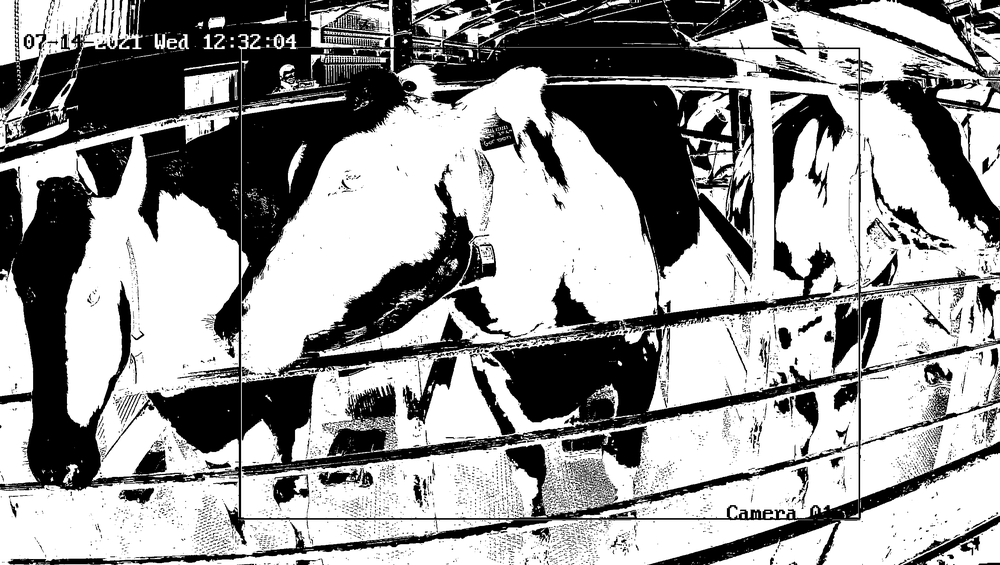
#> input picture data/tesseract/1.png.png, 1000 x 565 px, shrunk from 2688 x 1520 before the run, given in place of 1.png, which was not available
$ jupyter execute --allow-errors tesseract.ipynb
#> lines starting #> are read from the running program, lines starting #| are printed output that depends on the picture; after the words box and inside, x2 and y2 are one past the last pixel; in counts of white or black regions, pixels touching at a corner belong together
[cell 1]
import cv2
from pytesseract import image_to_string, image_to_boxes

[cell 2]
def get_text_(filename):
    # Read image
    img = cv2.imread(filename)
    img_rgb = cv2.cvtColor(img, cv2.COLOR_BGR2RGB)

    # Print bounding boxes & return text
    print(image_to_boxes(img_rgb))
    txt = image_to_string(img_rgb)
    return txt

[cell 3]
def get_text(filename):
    # Read image
#> called with filename = 'data/tesseract/1.png'
    img = cv2.imread(filename)
#> img is the input picture: shape (565, 1000, 3); min 0, max 255, mean 152.6

    # OpenCV
    HSV_img = cv2.cvtColor(img,cv2.COLOR_BGR2HSV)
#> HSV_img: shape (565, 1000, 3); mean H, S, V 0, 0, 152.6
    h,s,v = cv2.split(HSV_img)
#> h: shape (565, 1000); every value is 0
    v = cv2.GaussianBlur(v, (1,1), 0)
    thresh = cv2.threshold(v, 0, 255, cv2.THRESH_BINARY_INV + cv2.THRESH_OTSU)[1]
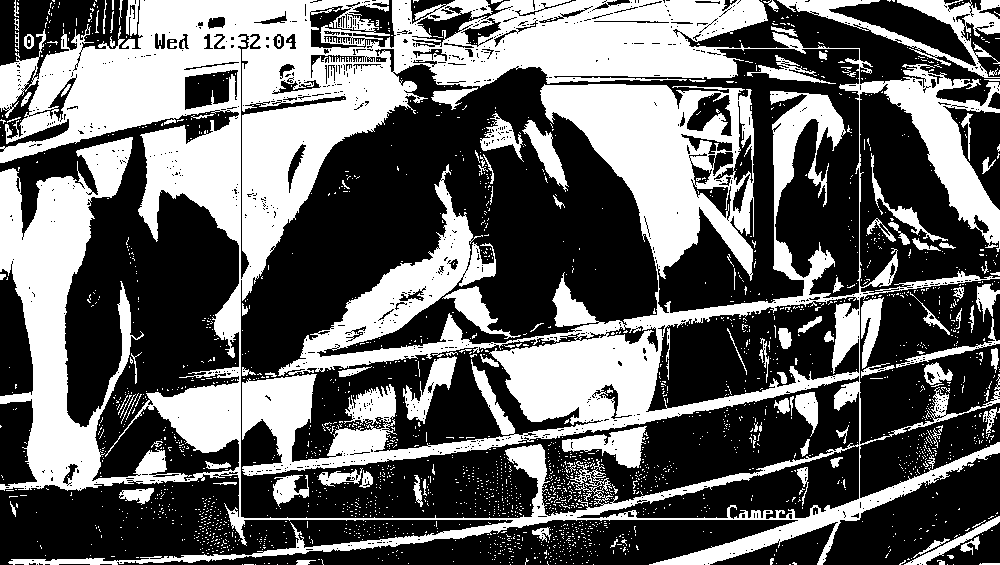
#> thresh: shape (565, 1000); 40% white; 2382 white regions (2258 under 20 px), largest, box (x1, y1, x2, y2) and area: (0, 0, 1000, 565) 195183, (777, 0, 1000, 78) 4192, (562, 426, 648, 468) 1720
    cv2.imwrite('{}.png'.format(filename),thresh)
    kernel = cv2.getStructuringElement(cv2.MORPH_RECT, ksize=(1, 1))
    thresh = cv2.dilate(thresh, kernel)
    cv2.imwrite('{}.png'.format(filename),thresh)

    # Print bounding boxes & return text
    print(image_to_boxes(thresh))
    txt = image_to_string(thresh)
    return txt


$ run again, on data/tesseract/2.png.png
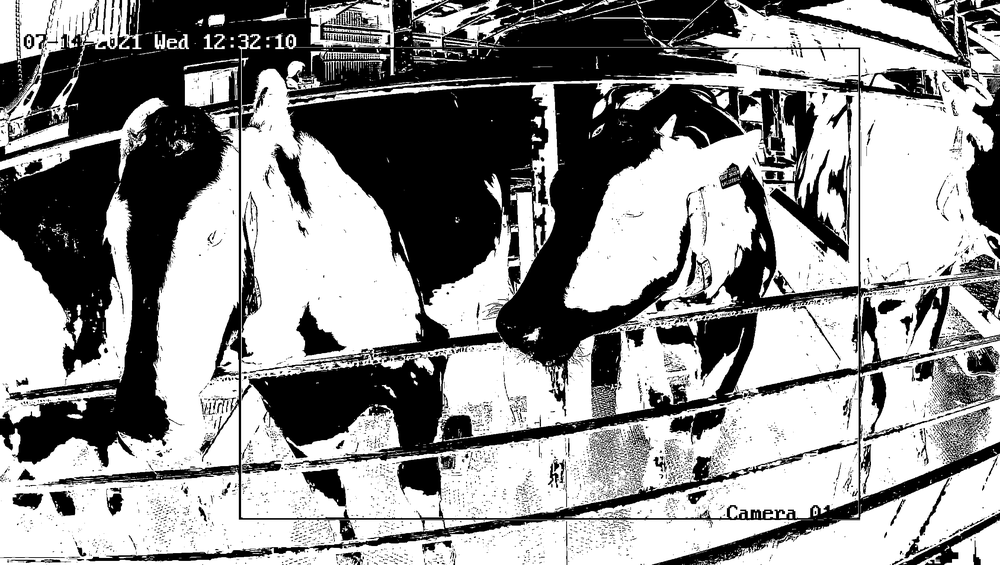
#> input picture data/tesseract/2.png.png, 1000 x 565 px, shrunk from 2688 x 1520 before the run, given in place of 1.png, which was not available
#> in get_text, img is the input picture: shape (565, 1000, 3); min 0, max 255, mean 145.8
#> HSV_img: shape (565, 1000, 3); mean H, S, V 0, 0, 145.8
#> h: shape (565, 1000); every value is 0
#> in get_text, `thresh = cv2.threshold(v, 0, 255, cv2.THRESH_BINARY_INV + cv2.THRESH_O..`:
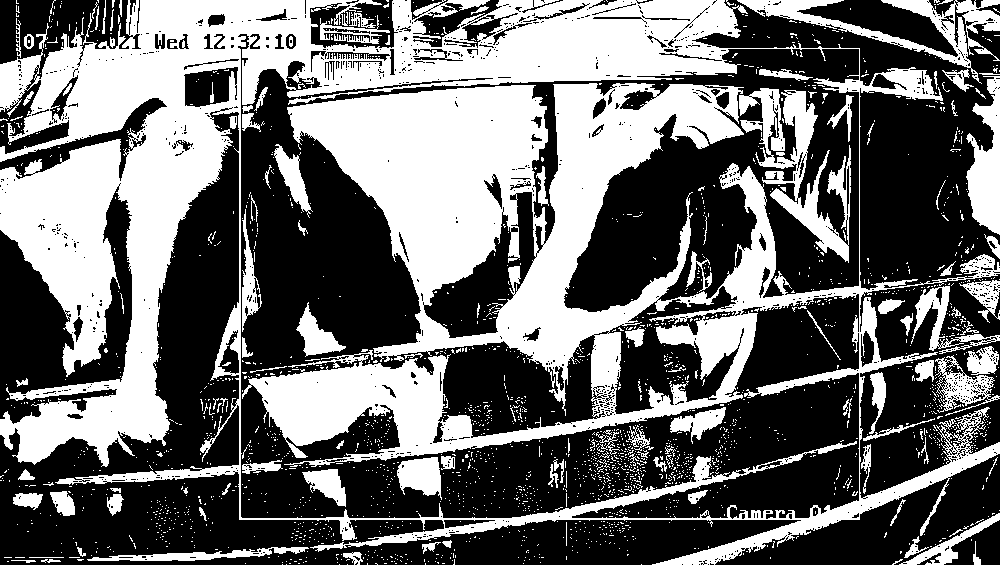
#> thresh: shape (565, 1000); 42.6% white; 2262 white regions (2140 under 20 px), largest, box (x1, y1, x2, y2) and area: (0, 0, 1000, 565) 198311, (739, 88, 851, 263) 6323, (737, 0, 1000, 84) 4776
